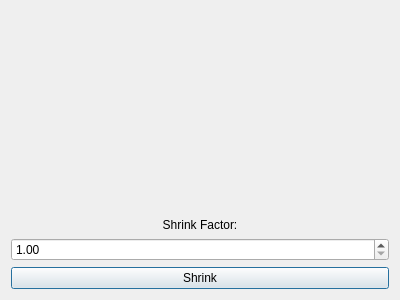
<?xml version="1.0" encoding="UTF-8"?>
<ui version="4.0">
 <class>ShrinkDialogClass</class>
 <widget class="QDialog" name="ShrinkDialogClass">
  <property name="geometry">
   <rect>
    <x>0</x>
    <y>0</y>
    <width>400</width>
    <height>300</height>
   </rect>
  </property>
  <property name="windowTitle">
   <string>ShrinkDialog</string>
  </property>
  <layout class="QVBoxLayout" name="verticalLayout">
   <item>
    <widget class="QLabel" name="label">
     <property name="text">
      <string>Shrink Factor:</string>
     </property>
     <property name="alignment">
      <set>Qt::AlignBottom|Qt::AlignHCenter</set>
     </property>
    </widget>
   </item>
   <item>
    <widget class="QDoubleSpinBox" name="shrinkFactorSpinBox">
     <property name="minimum">
      <double>1.000000000000000</double>
     </property>
    </widget>
   </item>
   <item>
    <widget class="QPushButton" name="shrinkButton">
     <property name="text">
      <string>Shrink</string>
     </property>
    </widget>
   </item>
  </layout>
 </widget>
 <layoutdefault spacing="6" margin="11"/>
 <resources/>
 <connections/>
</ui>
